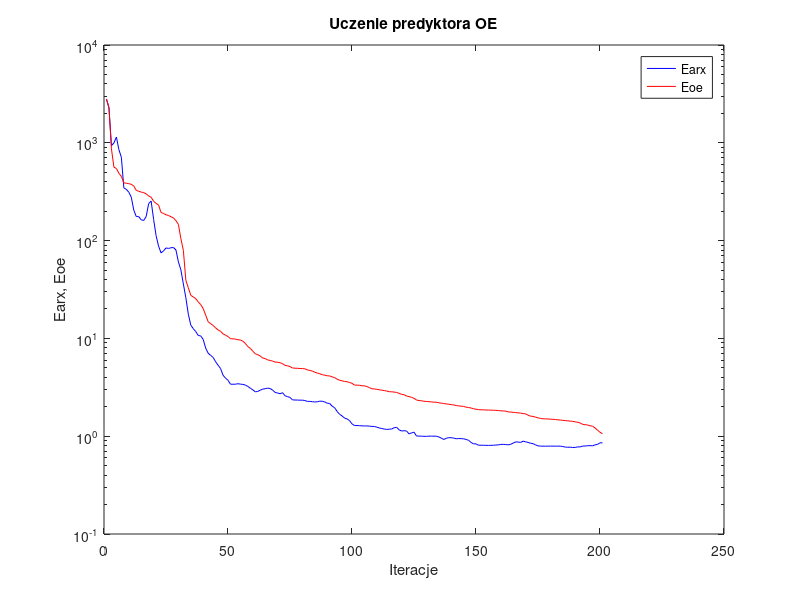
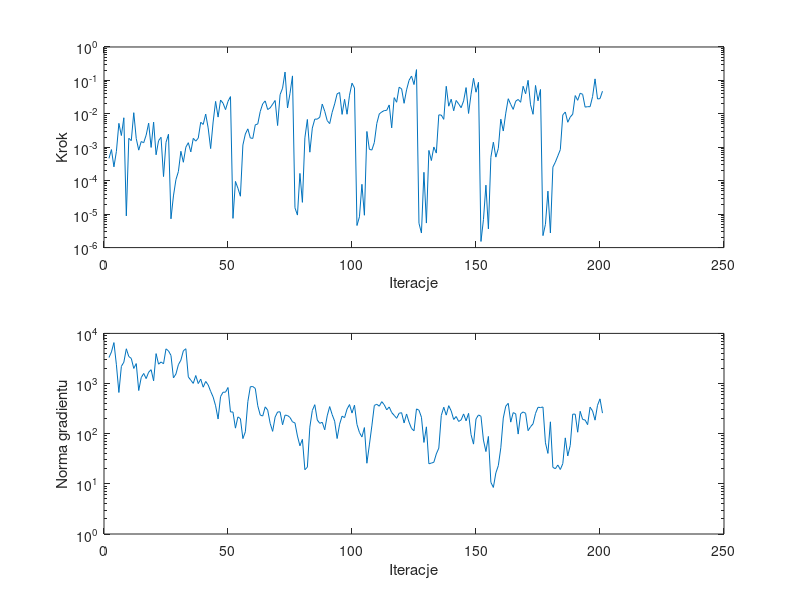

Recreate these plots in MATLAB, in order.
%uczenie predyktora oe
clear all;
n=0; farx(n+1)=2.788753e+003; foe(n+1)=2.812259e+003; wspucz(n+1)=0.000000e+000; ng(n+1)=0.000000e+000;
%odnowa zmiennej metryki
n=1; farx(n+1)=2.285232e+003; foe(n+1)=2.285942e+003; krok(n+1)=4.658537e-004; ng(n+1)=3.296630e+003;
n=2; farx(n+1)=9.360042e+002; foe(n+1)=8.668172e+002; krok(n+1)=8.547841e-004; ng(n+1)=4.270768e+003;
n=3; farx(n+1)=9.974971e+002; foe(n+1)=5.630244e+002; krok(n+1)=2.601242e-004; ng(n+1)=6.555360e+003;
n=4; farx(n+1)=1.146542e+003; foe(n+1)=5.463324e+002; krok(n+1)=7.557764e-004; ng(n+1)=2.365398e+003;
n=5; farx(n+1)=8.517095e+002; foe(n+1)=4.882527e+002; krok(n+1)=5.201755e-003; ng(n+1)=6.632620e+002;
n=6; farx(n+1)=7.114547e+002; foe(n+1)=4.532673e+002; krok(n+1)=2.247524e-003; ng(n+1)=2.200302e+003;
n=7; farx(n+1)=3.460636e+002; foe(n+1)=3.892194e+002; krok(n+1)=7.637224e-003; ng(n+1)=2.667176e+003;
n=8; farx(n+1)=3.343651e+002; foe(n+1)=3.861317e+002; krok(n+1)=8.879922e-006; ng(n+1)=4.935571e+003;
n=9; farx(n+1)=3.127186e+002; foe(n+1)=3.821645e+002; krok(n+1)=1.857915e-003; ng(n+1)=3.454982e+003;
n=10; farx(n+1)=2.780467e+002; foe(n+1)=3.761996e+002; krok(n+1)=1.579878e-003; ng(n+1)=3.174742e+003;
n=11; farx(n+1)=2.053115e+002; foe(n+1)=3.618764e+002; krok(n+1)=1.082825e-002; ng(n+1)=2.000836e+003;
n=12; farx(n+1)=1.763737e+002; foe(n+1)=3.264780e+002; krok(n+1)=1.828656e-003; ng(n+1)=2.500334e+003;
n=13; farx(n+1)=1.758793e+002; foe(n+1)=3.195685e+002; krok(n+1)=8.216032e-004; ng(n+1)=7.256919e+002;
n=14; farx(n+1)=1.632105e+002; foe(n+1)=3.134068e+002; krok(n+1)=1.486486e-003; ng(n+1)=1.313118e+003;
n=15; farx(n+1)=1.605970e+002; foe(n+1)=3.095509e+002; krok(n+1)=1.369522e-003; ng(n+1)=1.589660e+003;
n=16; farx(n+1)=1.761521e+002; foe(n+1)=3.006815e+002; krok(n+1)=2.312918e-003; ng(n+1)=1.255699e+003;
n=17; farx(n+1)=2.384733e+002; foe(n+1)=2.861724e+002; krok(n+1)=5.272732e-003; ng(n+1)=1.682698e+003;
n=18; farx(n+1)=2.539384e+002; foe(n+1)=2.776361e+002; krok(n+1)=9.895074e-004; ng(n+1)=1.888873e+003;
n=19; farx(n+1)=1.651604e+002; foe(n+1)=2.523582e+002; krok(n+1)=5.655154e-003; ng(n+1)=1.134279e+003;
n=20; farx(n+1)=1.125340e+002; foe(n+1)=2.402072e+002; krok(n+1)=5.970040e-004; ng(n+1)=3.951518e+003;
n=21; farx(n+1)=8.780625e+001; foe(n+1)=2.311133e+002; krok(n+1)=1.579878e-003; ng(n+1)=2.432422e+003;
n=22; farx(n+1)=7.487361e+001; foe(n+1)=1.935948e+002; krok(n+1)=1.988536e-003; ng(n+1)=2.693195e+003;
n=23; farx(n+1)=7.844781e+001; foe(n+1)=1.895352e+002; krok(n+1)=1.331010e-004; ng(n+1)=2.477637e+003;
n=24; farx(n+1)=8.415122e+001; foe(n+1)=1.836300e+002; krok(n+1)=1.402081e-003; ng(n+1)=4.916315e+003;
n=25; farx(n+1)=8.315201e+001; foe(n+1)=1.809332e+002; krok(n+1)=2.458210e-003; ng(n+1)=4.480291e+003;
%odnowa zmiennej metryki
n=26; farx(n+1)=8.451396e+001; foe(n+1)=1.753160e+002; krok(n+1)=7.258975e-006; ng(n+1)=3.633355e+003;
n=27; farx(n+1)=8.497988e+001; foe(n+1)=1.708511e+002; krok(n+1)=3.511208e-005; ng(n+1)=1.297898e+003;
n=28; farx(n+1)=8.034942e+001; foe(n+1)=1.598122e+002; krok(n+1)=1.075741e-004; ng(n+1)=1.545890e+003;
n=29; farx(n+1)=6.051533e+001; foe(n+1)=1.465308e+002; krok(n+1)=1.889980e-004; ng(n+1)=2.380291e+003;
n=30; farx(n+1)=5.024010e+001; foe(n+1)=1.047860e+002; krok(n+1)=7.601488e-004; ng(n+1)=2.925094e+003;
n=31; farx(n+1)=3.602275e+001; foe(n+1)=7.940165e+001; krok(n+1)=3.569431e-004; ng(n+1)=4.502165e+003;
n=32; farx(n+1)=2.606296e+001; foe(n+1)=3.928395e+001; krok(n+1)=1.006932e-003; ng(n+1)=4.944869e+003;
n=33; farx(n+1)=1.769084e+001; foe(n+1)=3.295186e+001; krok(n+1)=1.371344e-003; ng(n+1)=1.356878e+003;
n=34; farx(n+1)=1.364764e+001; foe(n+1)=2.756137e+001; krok(n+1)=7.286945e-004; ng(n+1)=1.166207e+003;
n=35; farx(n+1)=1.257878e+001; foe(n+1)=2.654345e+001; krok(n+1)=1.852313e-003; ng(n+1)=1.007840e+003;
n=36; farx(n+1)=1.173805e+001; foe(n+1)=2.547025e+001; krok(n+1)=1.528320e-003; ng(n+1)=1.445270e+003;
n=37; farx(n+1)=1.071671e+001; foe(n+1)=2.363115e+001; krok(n+1)=1.876490e-003; ng(n+1)=9.987982e+002;
n=38; farx(n+1)=1.060378e+001; foe(n+1)=2.213140e+001; krok(n+1)=5.608324e-003; ng(n+1)=1.224989e+003;
n=39; farx(n+1)=9.759078e+000; foe(n+1)=2.017223e+001; krok(n+1)=4.830641e-003; ng(n+1)=8.460441e+002;
n=40; farx(n+1)=7.953293e+000; foe(n+1)=1.728038e+001; krok(n+1)=9.852969e-003; ng(n+1)=1.100841e+003;
n=41; farx(n+1)=7.051752e+000; foe(n+1)=1.480891e+001; krok(n+1)=3.799123e-003; ng(n+1)=9.400904e+002;
n=42; farx(n+1)=6.710075e+000; foe(n+1)=1.415975e+001; krok(n+1)=9.152390e-004; ng(n+1)=6.981591e+002;
n=43; farx(n+1)=6.393918e+000; foe(n+1)=1.356107e+001; krok(n+1)=5.711898e-003; ng(n+1)=5.396682e+002;
n=44; farx(n+1)=5.779933e+000; foe(n+1)=1.281305e+001; krok(n+1)=2.357847e-002; ng(n+1)=3.602916e+002;
n=45; farx(n+1)=5.313732e+000; foe(n+1)=1.221044e+001; krok(n+1)=8.003391e-003; ng(n+1)=1.963684e+002;
n=46; farx(n+1)=4.919383e+000; foe(n+1)=1.180940e+001; krok(n+1)=2.594061e-002; ng(n+1)=5.504348e+002;
n=47; farx(n+1)=4.200861e+000; foe(n+1)=1.112431e+001; krok(n+1)=2.080702e-002; ng(n+1)=6.707282e+002;
n=48; farx(n+1)=3.925911e+000; foe(n+1)=1.078926e+001; krok(n+1)=1.339882e-002; ng(n+1)=6.727764e+002;
n=49; farx(n+1)=3.730799e+000; foe(n+1)=1.044793e+001; krok(n+1)=2.362755e-002; ng(n+1)=8.336261e+002;
n=50; farx(n+1)=3.402218e+000; foe(n+1)=9.929307e+000; krok(n+1)=3.280985e-002; ng(n+1)=2.715798e+002;
%odnowa zmiennej metryki
n=51; farx(n+1)=3.399098e+000; foe(n+1)=9.899612e+000; krok(n+1)=7.488082e-006; ng(n+1)=2.705533e+002;
n=52; farx(n+1)=3.401398e+000; foe(n+1)=9.831035e+000; krok(n+1)=9.531131e-005; ng(n+1)=1.290634e+002;
n=53; farx(n+1)=3.441084e+000; foe(n+1)=9.696136e+000; krok(n+1)=5.962617e-005; ng(n+1)=2.165048e+002;
n=54; farx(n+1)=3.408375e+000; foe(n+1)=9.622455e+000; krok(n+1)=3.440034e-005; ng(n+1)=1.997651e+002;
n=55; farx(n+1)=3.386140e+000; foe(n+1)=9.359981e+000; krok(n+1)=1.167278e-003; ng(n+1)=7.985406e+001;
n=56; farx(n+1)=3.334735e+000; foe(n+1)=8.885964e+000; krok(n+1)=2.501815e-003; ng(n+1)=1.094054e+002;
n=57; farx(n+1)=3.227158e+000; foe(n+1)=8.243458e+000; krok(n+1)=3.559503e-003; ng(n+1)=4.357460e+002;
n=58; farx(n+1)=3.095531e+000; foe(n+1)=7.907551e+000; krok(n+1)=1.899828e-003; ng(n+1)=8.638921e+002;
n=59; farx(n+1)=2.980353e+000; foe(n+1)=7.401263e+000; krok(n+1)=1.841613e-003; ng(n+1)=8.716096e+002;
n=60; farx(n+1)=2.841883e+000; foe(n+1)=6.963654e+000; krok(n+1)=4.712379e-003; ng(n+1)=7.992286e+002;
n=61; farx(n+1)=2.869783e+000; foe(n+1)=6.815835e+000; krok(n+1)=4.974973e-003; ng(n+1)=3.605855e+002;
n=62; farx(n+1)=2.957122e+000; foe(n+1)=6.607591e+000; krok(n+1)=1.178924e-002; ng(n+1)=2.353063e+002;
n=63; farx(n+1)=3.028972e+000; foe(n+1)=6.299187e+000; krok(n+1)=2.001452e-002; ng(n+1)=2.251300e+002;
n=64; farx(n+1)=3.060390e+000; foe(n+1)=6.213421e+000; krok(n+1)=2.439969e-002; ng(n+1)=3.426363e+002;
n=65; farx(n+1)=3.100645e+000; foe(n+1)=6.030319e+000; krok(n+1)=1.345640e-002; ng(n+1)=2.954651e+002;
n=66; farx(n+1)=3.073562e+000; foe(n+1)=5.945412e+000; krok(n+1)=1.511435e-002; ng(n+1)=1.607891e+002;
n=67; farx(n+1)=2.957115e+000; foe(n+1)=5.857067e+000; krok(n+1)=1.941426e-002; ng(n+1)=1.113532e+002;
n=68; farx(n+1)=2.803131e+000; foe(n+1)=5.728801e+000; krok(n+1)=2.509359e-002; ng(n+1)=2.145819e+002;
n=69; farx(n+1)=2.764117e+000; foe(n+1)=5.700092e+000; krok(n+1)=4.474093e-003; ng(n+1)=2.710157e+002;
n=70; farx(n+1)=2.721378e+000; foe(n+1)=5.642296e+000; krok(n+1)=3.747106e-002; ng(n+1)=2.729613e+002;
n=71; farx(n+1)=2.783806e+000; foe(n+1)=5.514885e+000; krok(n+1)=5.851700e-002; ng(n+1)=1.507009e+002;
n=72; farx(n+1)=2.591146e+000; foe(n+1)=5.302042e+000; krok(n+1)=1.778431e-001; ng(n+1)=2.347621e+002;
n=73; farx(n+1)=2.539401e+000; foe(n+1)=5.244115e+000; krok(n+1)=1.496365e-002; ng(n+1)=2.306004e+002;
n=74; farx(n+1)=2.492960e+000; foe(n+1)=5.150807e+000; krok(n+1)=4.102628e-002; ng(n+1)=2.106837e+002;
n=75; farx(n+1)=2.352733e+000; foe(n+1)=4.985760e+000; krok(n+1)=1.364675e-001; ng(n+1)=1.724732e+002;
%odnowa zmiennej metryki
n=76; farx(n+1)=2.344279e+000; foe(n+1)=4.956387e+000; krok(n+1)=1.549177e-005; ng(n+1)=1.638288e+002;
n=77; farx(n+1)=2.342710e+000; foe(n+1)=4.951710e+000; krok(n+1)=9.386788e-006; ng(n+1)=8.980057e+001;
n=78; farx(n+1)=2.334405e+000; foe(n+1)=4.921249e+000; krok(n+1)=1.654720e-004; ng(n+1)=5.739887e+001;
n=79; farx(n+1)=2.336541e+000; foe(n+1)=4.915172e+000; krok(n+1)=2.254192e-005; ng(n+1)=7.712214e+001;
n=80; farx(n+1)=2.315453e+000; foe(n+1)=4.884530e+000; krok(n+1)=1.915237e-003; ng(n+1)=1.912769e+001;
n=81; farx(n+1)=2.269416e+000; foe(n+1)=4.764210e+000; krok(n+1)=6.800237e-003; ng(n+1)=2.149953e+001;
n=82; farx(n+1)=2.270262e+000; foe(n+1)=4.697657e+000; krok(n+1)=7.138862e-004; ng(n+1)=1.351271e+002;
n=83; farx(n+1)=2.252147e+000; foe(n+1)=4.639498e+000; krok(n+1)=3.752448e-003; ng(n+1)=2.906468e+002;
n=84; farx(n+1)=2.239284e+000; foe(n+1)=4.505671e+000; krok(n+1)=6.970444e-003; ng(n+1)=3.789637e+002;
n=85; farx(n+1)=2.249654e+000; foe(n+1)=4.423362e+000; krok(n+1)=6.947618e-003; ng(n+1)=1.876498e+002;
n=86; farx(n+1)=2.281274e+000; foe(n+1)=4.352926e+000; krok(n+1)=7.932207e-003; ng(n+1)=1.610159e+002;
n=87; farx(n+1)=2.277824e+000; foe(n+1)=4.252918e+000; krok(n+1)=1.960421e-002; ng(n+1)=1.691166e+002;
n=88; farx(n+1)=2.239763e+000; foe(n+1)=4.205243e+000; krok(n+1)=1.196180e-002; ng(n+1)=1.195792e+002;
n=89; farx(n+1)=2.176717e+000; foe(n+1)=4.147089e+000; krok(n+1)=6.273397e-003; ng(n+1)=2.269611e+002;
n=90; farx(n+1)=2.159482e+000; foe(n+1)=4.131866e+000; krok(n+1)=5.107684e-003; ng(n+1)=3.473478e+002;
n=91; farx(n+1)=2.028431e+000; foe(n+1)=4.043453e+000; krok(n+1)=1.109636e-002; ng(n+1)=2.405745e+002;
n=92; farx(n+1)=1.954803e+000; foe(n+1)=3.970933e+000; krok(n+1)=1.979909e-002; ng(n+1)=1.777459e+002;
n=93; farx(n+1)=1.791321e+000; foe(n+1)=3.827880e+000; krok(n+1)=3.971457e-002; ng(n+1)=8.010039e+001;
n=94; farx(n+1)=1.675861e+000; foe(n+1)=3.734697e+000; krok(n+1)=4.346837e-002; ng(n+1)=1.547133e+002;
n=95; farx(n+1)=1.611998e+000; foe(n+1)=3.685348e+000; krok(n+1)=9.636858e-003; ng(n+1)=2.238773e+002;
n=96; farx(n+1)=1.530406e+000; foe(n+1)=3.628616e+000; krok(n+1)=2.721013e-002; ng(n+1)=2.086911e+002;
n=97; farx(n+1)=1.503150e+000; foe(n+1)=3.604960e+000; krok(n+1)=9.752865e-003; ng(n+1)=3.091123e+002;
n=98; farx(n+1)=1.443280e+000; foe(n+1)=3.541332e+000; krok(n+1)=3.618094e-002; ng(n+1)=3.807727e+002;
n=99; farx(n+1)=1.336679e+000; foe(n+1)=3.473341e+000; krok(n+1)=8.277891e-002; ng(n+1)=2.580438e+002;
n=100; farx(n+1)=1.286570e+000; foe(n+1)=3.332947e+000; krok(n+1)=5.945329e-002; ng(n+1)=3.701019e+002;
%odnowa zmiennej metryki
n=101; farx(n+1)=1.284712e+000; foe(n+1)=3.326214e+000; krok(n+1)=4.574104e-006; ng(n+1)=1.528019e+002;
n=102; farx(n+1)=1.282450e+000; foe(n+1)=3.319893e+000; krok(n+1)=8.333245e-006; ng(n+1)=1.058783e+002;
n=103; farx(n+1)=1.275018e+000; foe(n+1)=3.282869e+000; krok(n+1)=7.818173e-005; ng(n+1)=8.598186e+001;
n=104; farx(n+1)=1.273501e+000; foe(n+1)=3.272716e+000; krok(n+1)=9.282697e-006; ng(n+1)=1.324090e+002;
n=105; farx(n+1)=1.274552e+000; foe(n+1)=3.220642e+000; krok(n+1)=2.972972e-003; ng(n+1)=2.576976e+001;
n=106; farx(n+1)=1.266738e+000; foe(n+1)=3.139071e+000; krok(n+1)=8.689037e-004; ng(n+1)=5.976113e+001;
n=107; farx(n+1)=1.260034e+000; foe(n+1)=3.058915e+000; krok(n+1)=8.259539e-004; ng(n+1)=1.428665e+002;
n=108; farx(n+1)=1.257749e+000; foe(n+1)=3.041496e+000; krok(n+1)=1.387045e-003; ng(n+1)=3.662700e+002;
n=109; farx(n+1)=1.236496e+000; foe(n+1)=3.017128e+000; krok(n+1)=5.167850e-003; ng(n+1)=3.861520e+002;
n=110; farx(n+1)=1.215304e+000; foe(n+1)=2.986553e+000; krok(n+1)=9.955600e-003; ng(n+1)=3.533989e+002;
n=111; farx(n+1)=1.198013e+000; foe(n+1)=2.954648e+000; krok(n+1)=1.138980e-002; ng(n+1)=4.354192e+002;
n=112; farx(n+1)=1.184065e+000; foe(n+1)=2.928345e+000; krok(n+1)=1.251065e-002; ng(n+1)=3.774277e+002;
n=113; farx(n+1)=1.172397e+000; foe(n+1)=2.897657e+000; krok(n+1)=1.274938e-002; ng(n+1)=2.990312e+002;
n=114; farx(n+1)=1.180256e+000; foe(n+1)=2.849375e+000; krok(n+1)=1.849887e-002; ng(n+1)=3.411520e+002;
n=115; farx(n+1)=1.184414e+000; foe(n+1)=2.845790e+000; krok(n+1)=3.816075e-003; ng(n+1)=2.642886e+002;
n=116; farx(n+1)=1.221372e+000; foe(n+1)=2.825485e+000; krok(n+1)=3.054889e-002; ng(n+1)=2.322842e+002;
n=117; farx(n+1)=1.232547e+000; foe(n+1)=2.803184e+000; krok(n+1)=2.223039e-002; ng(n+1)=2.027792e+002;
n=118; farx(n+1)=1.161140e+000; foe(n+1)=2.742258e+000; krok(n+1)=6.244338e-002; ng(n+1)=2.553730e+002;
n=119; farx(n+1)=1.130103e+000; foe(n+1)=2.680391e+000; krok(n+1)=5.623415e-002; ng(n+1)=2.623830e+002;
n=120; farx(n+1)=1.138806e+000; foe(n+1)=2.653247e+000; krok(n+1)=2.069003e-002; ng(n+1)=1.638986e+002;
n=121; farx(n+1)=1.129334e+000; foe(n+1)=2.576368e+000; krok(n+1)=5.223014e-002; ng(n+1)=2.473493e+002;
n=122; farx(n+1)=1.056308e+000; foe(n+1)=2.541103e+000; krok(n+1)=1.003743e-001; ng(n+1)=1.699342e+002;
n=123; farx(n+1)=1.080297e+000; foe(n+1)=2.496562e+000; krok(n+1)=1.355389e-001; ng(n+1)=1.272607e+002;
n=124; farx(n+1)=1.100403e+000; foe(n+1)=2.441379e+000; krok(n+1)=7.527621e-002; ng(n+1)=1.143793e+002;
n=125; farx(n+1)=1.005549e+000; foe(n+1)=2.347901e+000; krok(n+1)=2.104484e-001; ng(n+1)=3.120235e+002;
%odnowa zmiennej metryki
n=126; farx(n+1)=1.002511e+000; foe(n+1)=2.313222e+000; krok(n+1)=5.356044e-006; ng(n+1)=2.939405e+002;
n=127; farx(n+1)=1.000950e+000; foe(n+1)=2.305080e+000; krok(n+1)=2.728103e-006; ng(n+1)=2.129852e+002;
n=128; farx(n+1)=9.972921e-001; foe(n+1)=2.274536e+000; krok(n+1)=1.784716e-004; ng(n+1)=6.694537e+001;
n=129; farx(n+1)=9.966049e-001; foe(n+1)=2.268178e+000; krok(n+1)=5.421647e-006; ng(n+1)=1.369770e+002;
n=130; farx(n+1)=1.002287e+000; foe(n+1)=2.252939e+000; krok(n+1)=8.058731e-004; ng(n+1)=2.513193e+001;
n=131; farx(n+1)=1.001335e+000; foe(n+1)=2.242521e+000; krok(n+1)=4.012417e-004; ng(n+1)=2.595347e+001;
n=132; farx(n+1)=1.001188e+000; foe(n+1)=2.229554e+000; krok(n+1)=1.020808e-003; ng(n+1)=2.694733e+001;
n=133; farx(n+1)=1.000406e+000; foe(n+1)=2.223514e+000; krok(n+1)=6.710424e-004; ng(n+1)=3.958577e+001;
n=134; farx(n+1)=9.826139e-001; foe(n+1)=2.197049e+000; krok(n+1)=9.326355e-003; ng(n+1)=5.158014e+001;
n=135; farx(n+1)=9.562371e-001; foe(n+1)=2.178031e+000; krok(n+1)=9.201482e-003; ng(n+1)=2.307010e+002;
n=136; farx(n+1)=9.256766e-001; foe(n+1)=2.161523e+000; krok(n+1)=6.853004e-003; ng(n+1)=3.371141e+002;
n=137; farx(n+1)=9.522817e-001; foe(n+1)=2.137773e+000; krok(n+1)=6.679426e-002; ng(n+1)=2.346046e+002;
n=138; farx(n+1)=9.662166e-001; foe(n+1)=2.123296e+000; krok(n+1)=1.693613e-002; ng(n+1)=3.621813e+002;
n=139; farx(n+1)=9.654706e-001; foe(n+1)=2.103890e+000; krok(n+1)=2.741623e-002; ng(n+1)=2.839103e+002;
n=140; farx(n+1)=9.567561e-001; foe(n+1)=2.088267e+000; krok(n+1)=1.238474e-002; ng(n+1)=1.921618e+002;
n=141; farx(n+1)=9.413290e-001; foe(n+1)=2.059560e+000; krok(n+1)=2.517497e-002; ng(n+1)=2.203370e+002;
n=142; farx(n+1)=9.460977e-001; foe(n+1)=2.041559e+000; krok(n+1)=1.985729e-002; ng(n+1)=1.753133e+002;
n=143; farx(n+1)=9.442792e-001; foe(n+1)=2.029235e+000; krok(n+1)=1.527445e-002; ng(n+1)=1.883957e+002;
n=144; farx(n+1)=9.407028e-001; foe(n+1)=2.016334e+000; krok(n+1)=2.439969e-002; ng(n+1)=2.478378e+002;
n=145; farx(n+1)=9.262842e-001; foe(n+1)=1.981076e+000; krok(n+1)=6.105720e-002; ng(n+1)=1.806869e+002;
n=146; farx(n+1)=9.082904e-001; foe(n+1)=1.964326e+000; krok(n+1)=1.027490e-002; ng(n+1)=2.545142e+002;
n=147; farx(n+1)=8.632787e-001; foe(n+1)=1.942750e+000; krok(n+1)=3.864513e-002; ng(n+1)=9.613098e+001;
n=148; farx(n+1)=8.357880e-001; foe(n+1)=1.908921e+000; krok(n+1)=1.160291e-001; ng(n+1)=6.199627e+001;
n=149; farx(n+1)=8.350588e-001; foe(n+1)=1.887750e+000; krok(n+1)=4.438543e-002; ng(n+1)=1.963140e+002;
n=150; farx(n+1)=8.089046e-001; foe(n+1)=1.868795e+000; krok(n+1)=8.776600e-002; ng(n+1)=2.364966e+002;
%odnowa zmiennej metryki
n=151; farx(n+1)=8.085875e-001; foe(n+1)=1.862458e+000; krok(n+1)=1.527265e-006; ng(n+1)=2.227347e+002;
n=152; farx(n+1)=8.080272e-001; foe(n+1)=1.860194e+000; krok(n+1)=6.866794e-006; ng(n+1)=7.466334e+001;
n=153; farx(n+1)=8.061838e-001; foe(n+1)=1.851623e+000; krok(n+1)=7.372297e-005; ng(n+1)=4.405208e+001;
n=154; farx(n+1)=8.059042e-001; foe(n+1)=1.850035e+000; krok(n+1)=3.632716e-006; ng(n+1)=8.820111e+001;
n=155; farx(n+1)=8.065143e-001; foe(n+1)=1.846962e+000; krok(n+1)=5.014459e-004; ng(n+1)=1.070113e+001;
n=156; farx(n+1)=8.080475e-001; foe(n+1)=1.842863e+000; krok(n+1)=1.420248e-003; ng(n+1)=8.476897e+000;
n=157; farx(n+1)=8.121010e-001; foe(n+1)=1.838093e+000; krok(n+1)=5.081655e-004; ng(n+1)=1.648055e+001;
n=158; farx(n+1)=8.155490e-001; foe(n+1)=1.830615e+000; krok(n+1)=9.289576e-004; ng(n+1)=2.310405e+001;
n=159; farx(n+1)=8.233065e-001; foe(n+1)=1.817064e+000; krok(n+1)=6.947618e-003; ng(n+1)=5.235762e+001;
n=160; farx(n+1)=8.253430e-001; foe(n+1)=1.811050e+000; krok(n+1)=3.065633e-003; ng(n+1)=2.052669e+002;
n=161; farx(n+1)=8.215061e-001; foe(n+1)=1.804186e+000; krok(n+1)=1.048329e-002; ng(n+1)=3.539433e+002;
n=162; farx(n+1)=8.158397e-001; foe(n+1)=1.771910e+000; krok(n+1)=2.835564e-002; ng(n+1)=4.033327e+002;
n=163; farx(n+1)=8.271591e-001; foe(n+1)=1.764420e+000; krok(n+1)=1.916842e-002; ng(n+1)=1.701077e+002;
n=164; farx(n+1)=8.501647e-001; foe(n+1)=1.754903e+000; krok(n+1)=1.360047e-002; ng(n+1)=2.632233e+002;
n=165; farx(n+1)=8.753650e-001; foe(n+1)=1.742868e+000; krok(n+1)=2.390821e-002; ng(n+1)=2.497216e+002;
n=166; farx(n+1)=8.715900e-001; foe(n+1)=1.733382e+000; krok(n+1)=2.698544e-002; ng(n+1)=9.828850e+001;
n=167; farx(n+1)=8.637988e-001; foe(n+1)=1.721573e+000; krok(n+1)=2.219272e-002; ng(n+1)=2.493010e+002;
n=168; farx(n+1)=8.904027e-001; foe(n+1)=1.706139e+000; krok(n+1)=6.688253e-002; ng(n+1)=2.717476e+002;
n=169; farx(n+1)=8.763802e-001; foe(n+1)=1.691723e+000; krok(n+1)=4.000365e-002; ng(n+1)=2.546918e+002;
n=170; farx(n+1)=8.641744e-001; foe(n+1)=1.639358e+000; krok(n+1)=1.006999e-001; ng(n+1)=1.148922e+002;
n=171; farx(n+1)=8.472304e-001; foe(n+1)=1.603192e+000; krok(n+1)=1.863422e-002; ng(n+1)=1.378270e+002;
n=172; farx(n+1)=8.388178e-001; foe(n+1)=1.593663e+000; krok(n+1)=9.698882e-003; ng(n+1)=1.572279e+002;
n=173; farx(n+1)=8.156432e-001; foe(n+1)=1.564584e+000; krok(n+1)=7.071636e-002; ng(n+1)=2.539293e+002;
n=174; farx(n+1)=7.969203e-001; foe(n+1)=1.540518e+000; krok(n+1)=2.452306e-002; ng(n+1)=3.362725e+002;
n=175; farx(n+1)=7.911541e-001; foe(n+1)=1.521239e+000; krok(n+1)=5.360061e-002; ng(n+1)=3.325404e+002;
%odnowa zmiennej metryki
n=176; farx(n+1)=7.909645e-001; foe(n+1)=1.506191e+000; krok(n+1)=2.279840e-006; ng(n+1)=3.406864e+002;
n=177; farx(n+1)=7.907367e-001; foe(n+1)=1.504477e+000; krok(n+1)=4.968023e-006; ng(n+1)=6.581052e+001;
n=178; farx(n+1)=7.911784e-001; foe(n+1)=1.500650e+000; krok(n+1)=4.888219e-005; ng(n+1)=4.045637e+001;
n=179; farx(n+1)=7.918811e-001; foe(n+1)=1.494348e+000; krok(n+1)=2.741462e-006; ng(n+1)=1.725036e+002;
n=180; farx(n+1)=7.919174e-001; foe(n+1)=1.489001e+000; krok(n+1)=2.550371e-004; ng(n+1)=2.131234e+001;
n=181; farx(n+1)=7.908389e-001; foe(n+1)=1.482599e+000; krok(n+1)=3.606707e-004; ng(n+1)=2.003445e+001;
n=182; farx(n+1)=7.921068e-001; foe(n+1)=1.469414e+000; krok(n+1)=5.534736e-004; ng(n+1)=2.374533e+001;
n=183; farx(n+1)=7.908696e-001; foe(n+1)=1.463943e+000; krok(n+1)=8.500296e-004; ng(n+1)=1.933489e+001;
n=184; farx(n+1)=7.842677e-001; foe(n+1)=1.451746e+000; krok(n+1)=9.307204e-003; ng(n+1)=2.527980e+001;
n=185; farx(n+1)=7.741597e-001; foe(n+1)=1.443191e+000; krok(n+1)=1.136199e-002; ng(n+1)=8.255343e+001;
n=186; farx(n+1)=7.702871e-001; foe(n+1)=1.436655e+000; krok(n+1)=5.608324e-003; ng(n+1)=3.599002e+001;
n=187; farx(n+1)=7.725878e-001; foe(n+1)=1.427211e+000; krok(n+1)=8.017859e-003; ng(n+1)=5.868513e+001;
n=188; farx(n+1)=7.663521e-001; foe(n+1)=1.417854e+000; krok(n+1)=9.785155e-003; ng(n+1)=2.452886e+002;
n=189; farx(n+1)=7.680078e-001; foe(n+1)=1.401649e+000; krok(n+1)=3.522595e-002; ng(n+1)=2.454372e+002;
n=190; farx(n+1)=7.774998e-001; foe(n+1)=1.390297e+000; krok(n+1)=2.541206e-002; ng(n+1)=1.070722e+002;
n=191; farx(n+1)=7.775483e-001; foe(n+1)=1.365371e+000; krok(n+1)=4.134280e-002; ng(n+1)=2.794407e+002;
n=192; farx(n+1)=7.929506e-001; foe(n+1)=1.321807e+000; krok(n+1)=3.841036e-002; ng(n+1)=1.922407e+002;
n=193; farx(n+1)=7.941573e-001; foe(n+1)=1.311574e+000; krok(n+1)=1.589439e-002; ng(n+1)=1.874451e+002;
n=194; farx(n+1)=7.984294e-001; foe(n+1)=1.300407e+000; krok(n+1)=1.640862e-002; ng(n+1)=1.513881e+002;
n=195; farx(n+1)=8.012409e-001; foe(n+1)=1.278876e+000; krok(n+1)=1.635878e-002; ng(n+1)=3.384410e+002;
n=196; farx(n+1)=7.968892e-001; foe(n+1)=1.267173e+000; krok(n+1)=3.266584e-002; ng(n+1)=2.839646e+002;
n=197; farx(n+1)=8.155241e-001; foe(n+1)=1.213992e+000; krok(n+1)=1.111619e-001; ng(n+1)=1.862216e+002;
n=198; farx(n+1)=8.244253e-001; foe(n+1)=1.151816e+000; krok(n+1)=2.788482e-002; ng(n+1)=3.685958e+002;
n=199; farx(n+1)=8.562346e-001; foe(n+1)=1.096768e+000; krok(n+1)=2.854877e-002; ng(n+1)=4.953653e+002;
n=200; farx(n+1)=8.551784e-001; foe(n+1)=1.058882e+000; krok(n+1)=4.757597e-002; ng(n+1)=2.571938e+002;

figure; semilogy(farx,'b'); hold on; semilogy(foe,'r'); xlabel('Iteracje'); ylabel('Earx, Eoe'); legend('Earx','Eoe'); title('Uczenie predyktora OE');
figure; subplot(2,1,1); semilogy(krok); xlabel('Iteracje'); ylabel('Krok');
subplot(2,1,2); semilogy(ng); xlabel('Iteracje'); ylabel('Norma gradientu');
Earx=farx(n+1)
Eoe=foe(n+1)
